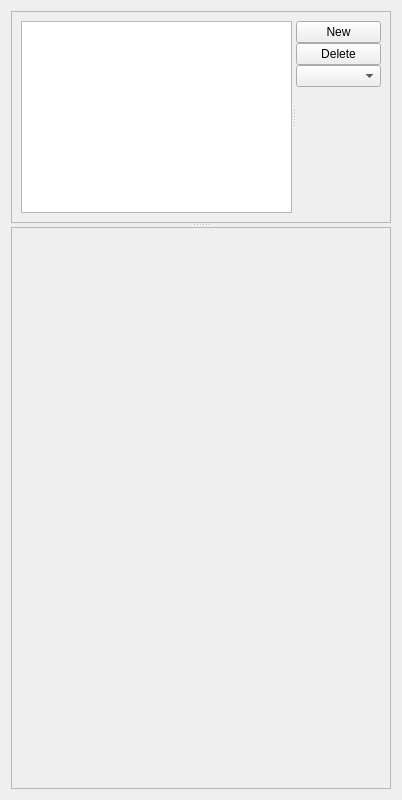
<?xml version="1.0" encoding="UTF-8"?>
<ui version="4.0">
 <class>LeftPanel</class>
 <widget class="QWidget" name="LeftPanel">
  <property name="geometry">
   <rect>
    <x>0</x>
    <y>0</y>
    <width>402</width>
    <height>800</height>
   </rect>
  </property>
  <property name="windowTitle">
   <string>Form</string>
  </property>
  <layout class="QVBoxLayout" name="verticalLayout_2" stretch="1,0">
   <item>
    <widget class="QSplitter" name="mainSplitter">
     <property name="sizePolicy">
      <sizepolicy hsizetype="Preferred" vsizetype="MinimumExpanding">
       <horstretch>0</horstretch>
       <verstretch>0</verstretch>
      </sizepolicy>
     </property>
     <property name="orientation">
      <enum>Qt::Vertical</enum>
     </property>
     <widget class="QFrame" name="renderHolderFrame">
      <property name="sizePolicy">
       <sizepolicy hsizetype="Preferred" vsizetype="Maximum">
        <horstretch>0</horstretch>
        <verstretch>0</verstretch>
       </sizepolicy>
      </property>
      <property name="frameShape">
       <enum>QFrame::StyledPanel</enum>
      </property>
      <property name="frameShadow">
       <enum>QFrame::Raised</enum>
      </property>
      <layout class="QVBoxLayout" name="verticalLayout">
       <property name="spacing">
        <number>0</number>
       </property>
       <property name="sizeConstraint">
        <enum>QLayout::SetMinAndMaxSize</enum>
       </property>
       <item>
        <widget class="QSplitter" name="splitter">
         <property name="sizePolicy">
          <sizepolicy hsizetype="Expanding" vsizetype="Maximum">
           <horstretch>0</horstretch>
           <verstretch>0</verstretch>
          </sizepolicy>
         </property>
         <property name="orientation">
          <enum>Qt::Horizontal</enum>
         </property>
         <widget class="QTableWidget" name="tableWidget">
          <property name="sizePolicy">
           <sizepolicy hsizetype="Expanding" vsizetype="Maximum">
            <horstretch>0</horstretch>
            <verstretch>0</verstretch>
           </sizepolicy>
          </property>
         </widget>
         <widget class="QFrame" name="frame_2">
          <property name="sizePolicy">
           <sizepolicy hsizetype="Maximum" vsizetype="Maximum">
            <horstretch>0</horstretch>
            <verstretch>0</verstretch>
           </sizepolicy>
          </property>
          <property name="frameShape">
           <enum>QFrame::NoFrame</enum>
          </property>
          <property name="frameShadow">
           <enum>QFrame::Raised</enum>
          </property>
          <layout class="QVBoxLayout" name="verticalLayout_4">
           <property name="spacing">
            <number>0</number>
           </property>
           <property name="leftMargin">
            <number>0</number>
           </property>
           <property name="topMargin">
            <number>0</number>
           </property>
           <property name="rightMargin">
            <number>0</number>
           </property>
           <property name="bottomMargin">
            <number>0</number>
           </property>
           <item>
            <widget class="QPushButton" name="newButton">
             <property name="sizePolicy">
              <sizepolicy hsizetype="Expanding" vsizetype="Fixed">
               <horstretch>0</horstretch>
               <verstretch>0</verstretch>
              </sizepolicy>
             </property>
             <property name="text">
              <string>New</string>
             </property>
            </widget>
           </item>
           <item>
            <widget class="QPushButton" name="deleteButton">
             <property name="sizePolicy">
              <sizepolicy hsizetype="Expanding" vsizetype="Fixed">
               <horstretch>0</horstretch>
               <verstretch>0</verstretch>
              </sizepolicy>
             </property>
             <property name="text">
              <string>Delete</string>
             </property>
            </widget>
           </item>
           <item>
            <widget class="QComboBox" name="dupCombo">
             <property name="sizePolicy">
              <sizepolicy hsizetype="Expanding" vsizetype="Fixed">
               <horstretch>0</horstretch>
               <verstretch>0</verstretch>
              </sizepolicy>
             </property>
            </widget>
           </item>
           <item>
            <spacer name="verticalSpacer_2">
             <property name="orientation">
              <enum>Qt::Vertical</enum>
             </property>
             <property name="sizeType">
              <enum>QSizePolicy::MinimumExpanding</enum>
             </property>
             <property name="sizeHint" stdset="0">
              <size>
               <width>20</width>
               <height>40</height>
              </size>
             </property>
            </spacer>
           </item>
          </layout>
         </widget>
        </widget>
       </item>
      </layout>
     </widget>
     <widget class="QFrame" name="settingsFrame">
      <property name="sizePolicy">
       <sizepolicy hsizetype="Preferred" vsizetype="Expanding">
        <horstretch>0</horstretch>
        <verstretch>1</verstretch>
       </sizepolicy>
      </property>
      <property name="frameShape">
       <enum>QFrame::StyledPanel</enum>
      </property>
      <property name="frameShadow">
       <enum>QFrame::Raised</enum>
      </property>
      <layout class="QVBoxLayout" name="verticalLayout_3">
       <property name="sizeConstraint">
        <enum>QLayout::SetNoConstraint</enum>
       </property>
       <item>
        <widget class="QStackedWidget" name="stackedWidget">
         <property name="sizePolicy">
          <sizepolicy hsizetype="Preferred" vsizetype="MinimumExpanding">
           <horstretch>0</horstretch>
           <verstretch>0</verstretch>
          </sizepolicy>
         </property>
         <property name="minimumSize">
          <size>
           <width>0</width>
           <height>0</height>
          </size>
         </property>
        </widget>
       </item>
      </layout>
     </widget>
    </widget>
   </item>
   <item>
    <spacer name="verticalSpacer">
     <property name="orientation">
      <enum>Qt::Vertical</enum>
     </property>
     <property name="sizeType">
      <enum>QSizePolicy::Maximum</enum>
     </property>
     <property name="sizeHint" stdset="0">
      <size>
       <width>20</width>
       <height>0</height>
      </size>
     </property>
    </spacer>
   </item>
  </layout>
 </widget>
 <resources/>
 <connections/>
</ui>
